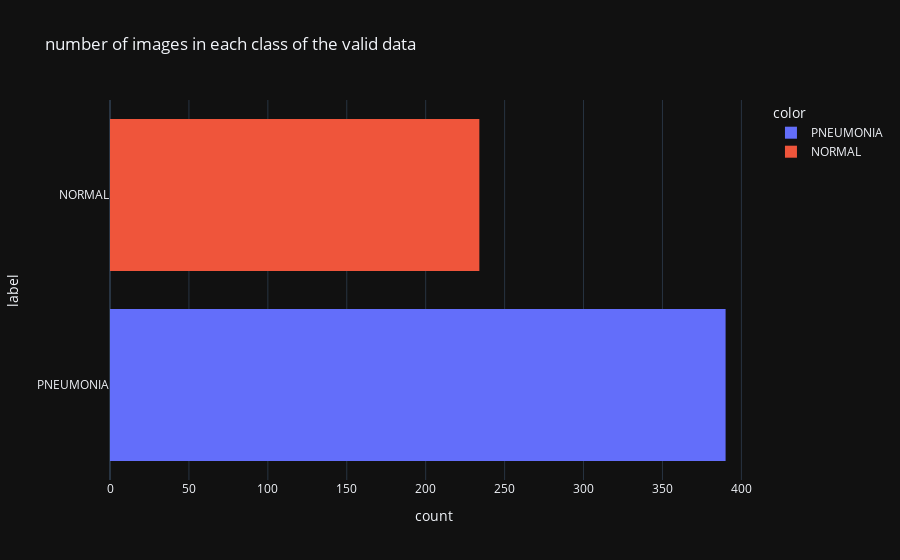

Source (notebook cell):
### Code cell
fig= px.histogram(data_frame= valid,
           y= valid['label'],
           template='plotly_dark',
           color=valid['label'].values,
           title='number of images in each class of the valid data')
fig.show()

### Figure 1 — Plotly figure (JSON) as saved in the notebook; plotly's stock layout.template omitted (floating-point values rounded to 4 significant figures; data arrays with more than 128 entries replaced by an {"elided": "..."} marker saying what was removed)
{"data": [{"alignmentgroup": "True", "bingroup": "y", "hovertemplate": "color=PNEUMONIA<br>count=%{x}<br>label=%{y}<extra></extra>", "legendgroup": "PNEUMONIA", "marker": {"color": "#636efa", "pattern": {"shape": ""}}, "name": "PNEUMONIA", "offsetgroup": "PNEUMONIA", "orientation": "h", "showlegend": true, "type": "histogram", "xaxis": "x", "y": {"elided": "390 str values"}, "yaxis": "y"}, {"alignmentgroup": "True", "bingroup": "y", "hovertemplate": "color=NORMAL<br>count=%{x}<br>label=%{y}<extra></extra>", "legendgroup": "NORMAL", "marker": {"color": "#EF553B", "pattern": {"shape": ""}}, "name": "NORMAL", "offsetgroup": "NORMAL", "orientation": "h", "showlegend": true, "type": "histogram", "xaxis": "x", "y": {"elided": "234 str values"}, "yaxis": "y"}], "layout": {"barmode": "relative", "legend": {"title": {"text": "color"}, "tracegroupgap": 0}, "title": {"text": "number of images in each class of the valid data"}, "xaxis": {"anchor": "y", "domain": [0, 1], "title": {"text": "count"}}, "yaxis": {"anchor": "x", "domain": [0, 1], "title": {"text": "label"}}}}
